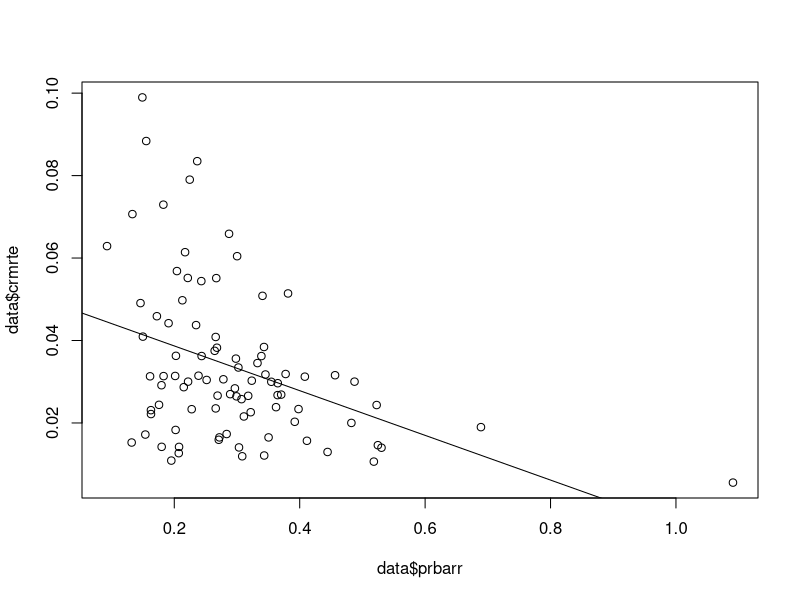
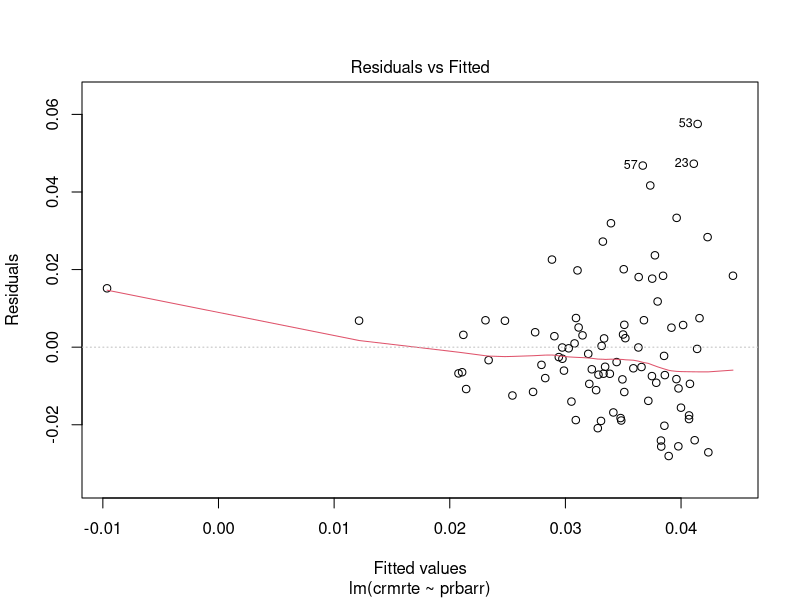
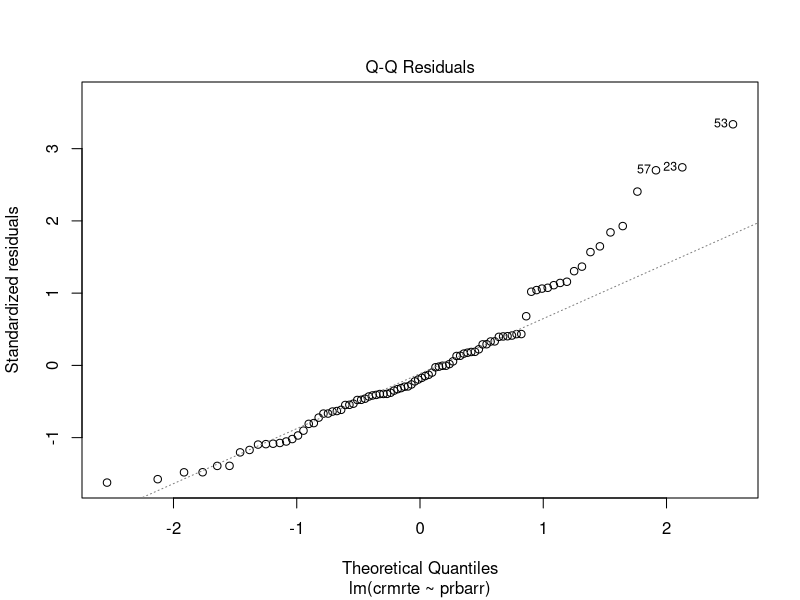
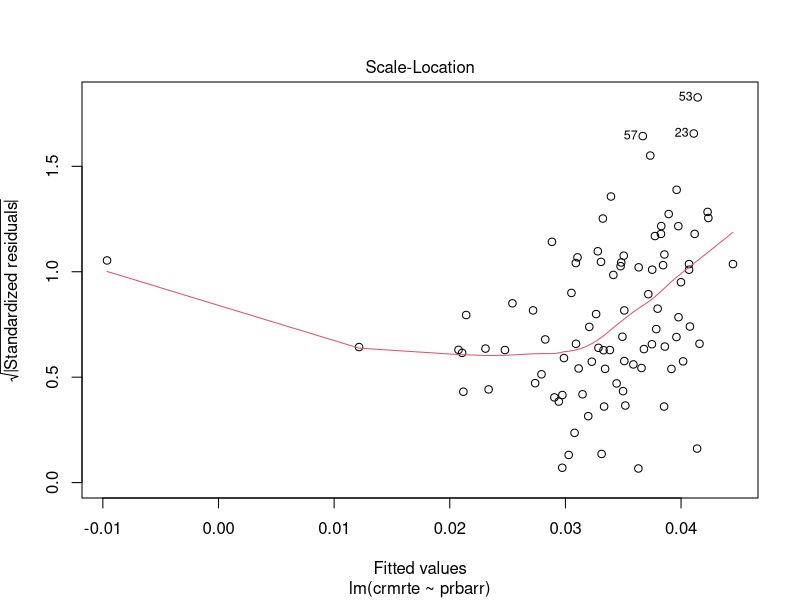
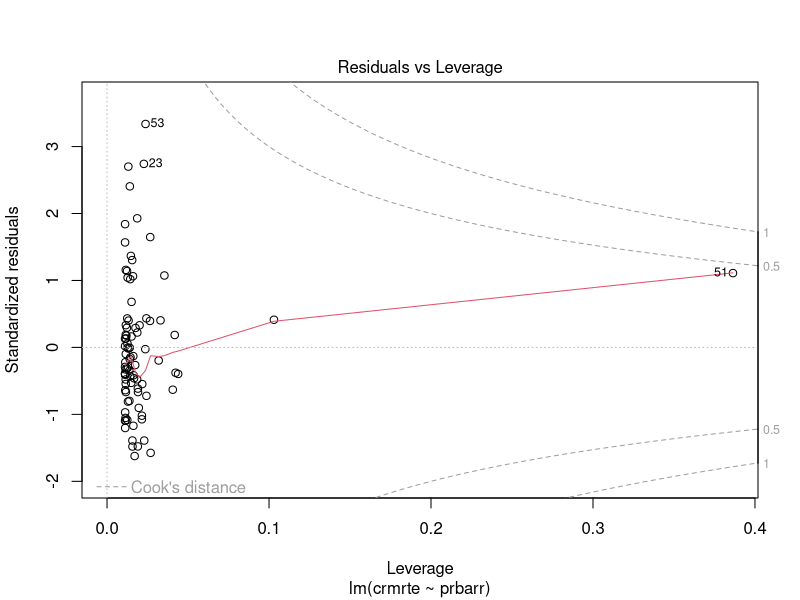

Reproduce these figures in R, in order. (Note: this script raises an error after producing the figures.)
#relations to look at: 
#arrest vs conviction vs prison sentence
#length of prison sentence
#police per capita -- at some point there needs to be a tipping point (Mark)

#MARK QUESTIONS
#SHOULD we filter out data points where prob is greater than 1?
#Looking for causal? Only things that I think are remotely causal is wage
#PCA analysis on the data 
#stepwise regression CARET package

lm_plot_routine <- function(x,y) {
  model = lm(y ~ x)
  plot(x,y)
  abline(model)
  print(summary(model)$r.squared)
}
library(dplyr)

setwd("~/Desktop/Stone/Berkeley_MIDS/Statistics/Labs/Lab_3")
full_data <- read.csv('crime_v2.csv')
data <- na.omit(full_data)

#check for duplicated data and remove
sum(duplicated(data))
data <- distinct(data, .keep_all=T)

#data type of prbarr, prbconv, prbpris
data %>% 
  select(prbarr, prbconv, prbpris) %>%
  lapply(class)

#convert prbconv factor in numeric
data$prbconv <- as.numeric(levels(data$prbconv))[data$prbconv]

#QUESTION: arrest vs conviction vs prison sentence
#we need to make sure the probabilities go from 0 to 1
#makes no sense for example for convictions:arrest to be greater than 1
#must be arrested to have a conviction

#point out that some are greater than 1
#maybe renormalize them
#data <- subset(data, prbarr <=1 & prbconv <= 1 &prbpris <= 1)

#Correlate everything
y <- data$crmrte
X <- names(data)[4:dim(data)[2]]
cor_df <- data.frame(crmrte_cor = numeric(0))
for (x in X) {
  corr <- as.data.frame(cor(y, data[x]))
  rownames(corr) <- c(x)
  colnames(corr) <- c('crmrte_cor')
  cor_df <- rbind(cor_df, corr)
}
cor_df$var <- rownames(cor_df)
cor_df <- arrange(cor_df, desc(crmrte_cor))

#wages
all_wages <- grep('^w', names(data))[-1:-1]
median_wages <- apply(data[, all_wages], 2, median)
pctymle_wages <- lm(data$pctymle ~ ., data=data[, all_wages])
crmrte_wages <- lm(data$crmrte ~ ., data=data[, all_wages])

#poor wages
poor_wages <- c('wcon', 'wtrd')
pctymle_poor_wages <- lm(data$pctymle ~ ., data=lapply(data[, poor_wages],log))
crmrte_poor_wages <- lm(data$crmrte ~ ., data=lapply(data[, poor_wages], log))

crmrte_wcon <- lm(data$crmrte ~ log(data[,'wfir']))

#arrest -- fear
#higher probability of arrest, lower the crime rate
m <- lm(crmrte ~ prbarr, data=data)
plot(data$prbarr, data$crmrte)
abline(m)
plot(m)

#rate of conviction and prison
#rate of arrest not enough! Need to convict and punish in order to prevent repeat offenders and send message
rtofconv <- data$prbconv*data$prbarr
rtofprison <- data$prbconv*data$prbarr*data$prbpris

#maybe average blue collar wage?

#young male good predictor on its own; better programs for rehabilitating young men


#stepwise AIC optimization from MASS package

y <- data$crmrte
X <- data[,!names(data) %in% c('crmrte')]
mod <- lm(y ~ ., data=X)
min.AIC <- stepAIC(mod);
summary(min.AIC)$r.squared

crime <- data
filtered <- crime[crime$polpc <=
                    (as.numeric(quantile(crime$polpc)[4]) + (IQR(crime$polpc) * 1.5)) &
                    crime$polpc >= (as.numeric(quantile(crime$polpc)[2]) - (IQR(crime$polpc) * 1.5)),]
y <- filtered$crmrte
X <- filtered[,!names(filtered) %in% c('crmrte')]
mod_polfiltered <- lm(y ~ ., data=X)
min.AIC_polfiltered <- stepAIC(mod_polfiltered);
summary(min.AIC_polfiltered)$r.squared
